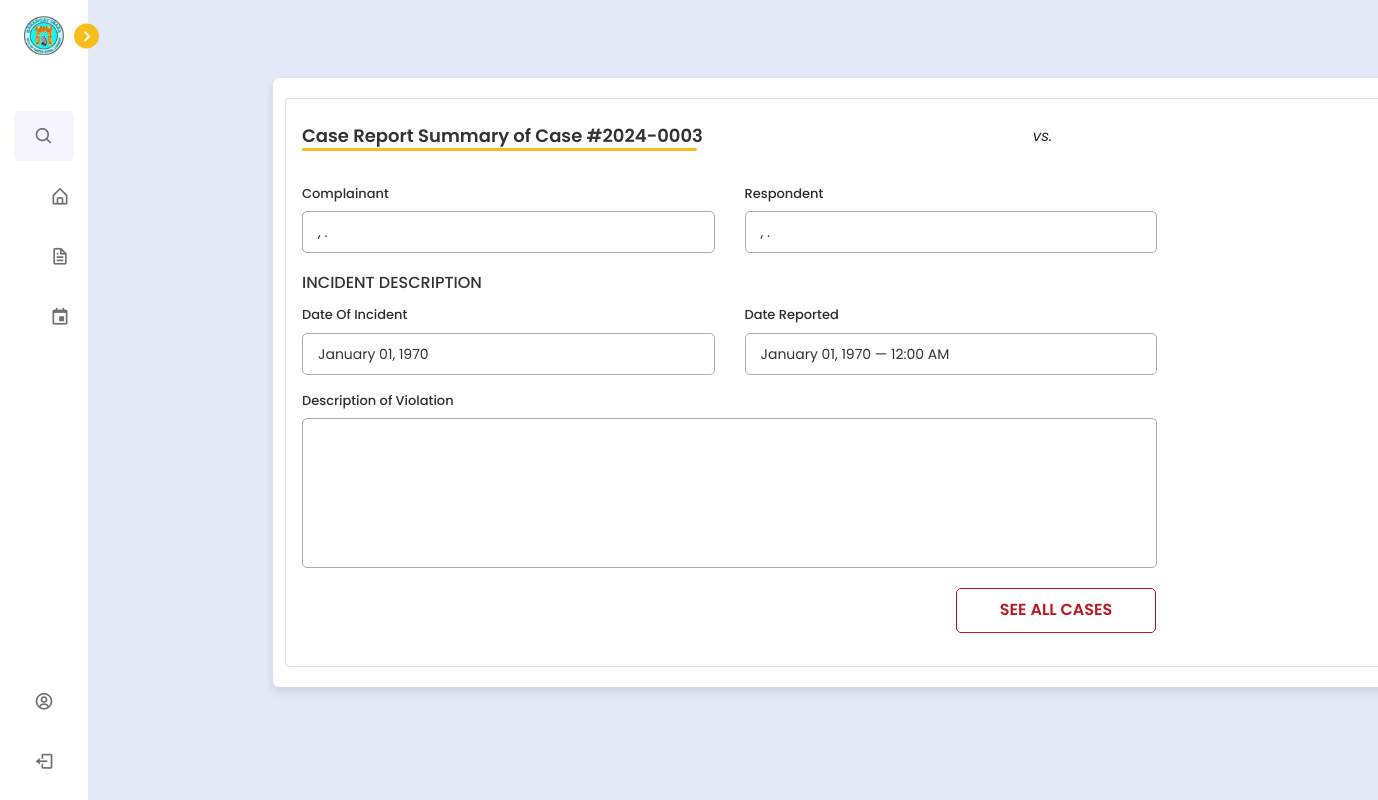
The page /barangay/lupon/casereport_.php?incident_case_number=2024-0003-05 (signed in) on the database as committed earlier.
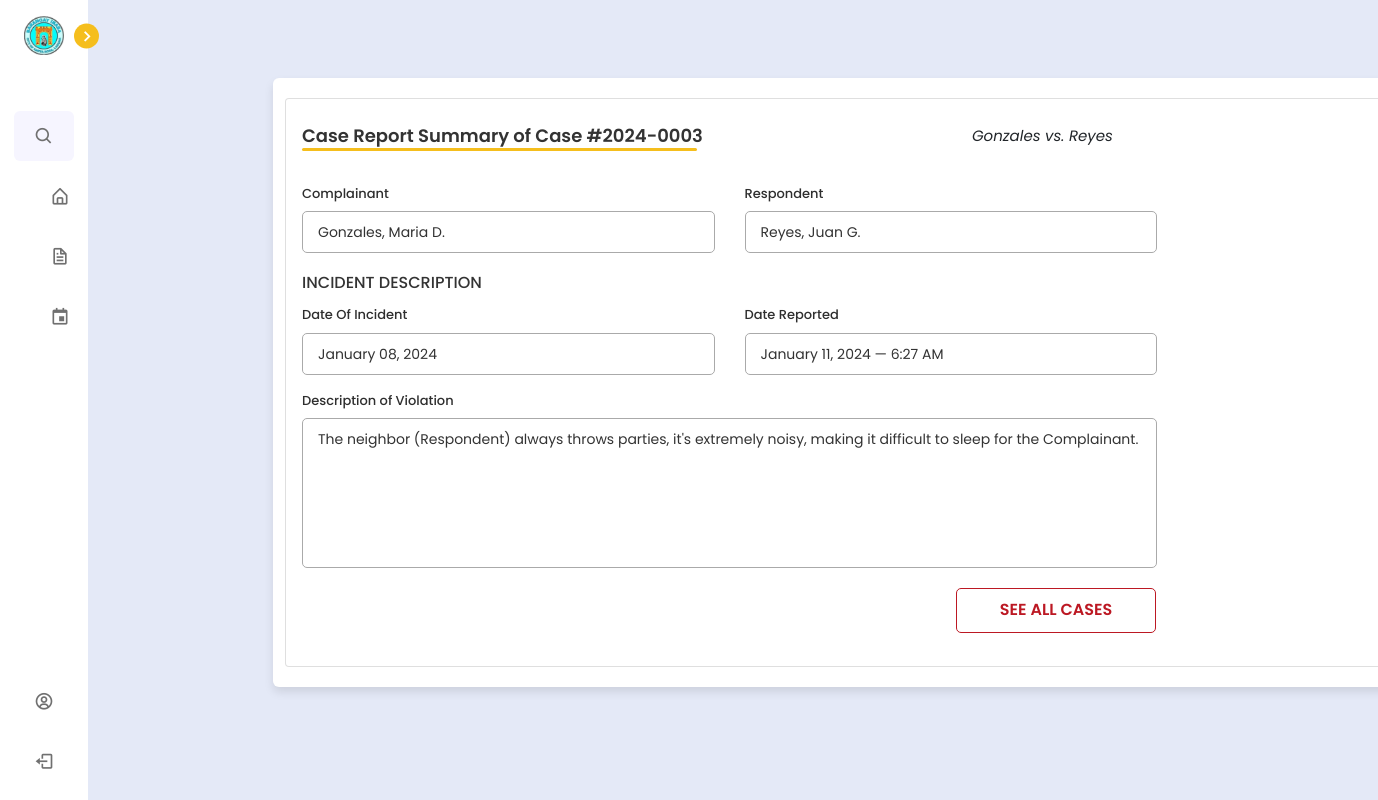
The same page on the database as committed later.
### tables this page shows
CREATE TABLE `incident_report` (
  `incident_id` int(11) NOT NULL,
  `complainant_last_name` varchar(255) NOT NULL,
  `complainant_first_name` varchar(255) NOT NULL,
  `complainant_middle_name` varchar(255) NOT NULL,
  `complainant_cellphone_number` varchar(20) NOT NULL,
  `complainant_house_address` varchar(255) NOT NULL,
  `respondent_last_name` varchar(255) NOT NULL,
  `respondent_first_name` varchar(255) NOT NULL,
  `respondent_middle_name` varchar(255) NOT NULL,
  `respondent_cellphone_number` varchar(20) NOT NULL,
  `respondent_house_address` varchar(255) NOT NULL,
  `incident_case_number` varchar(50) NOT NULL,
  `incident_case_type` varchar(100) NOT NULL,
  `incident_date` date NOT NULL,
  `description_of_violation` tinytext NOT NULL,
  `created_at` timestamp NOT NULL DEFAULT current_timestamp(),
  `submitter_first_name` varchar(50) DEFAULT NULL,
  `submitter_last_name` varchar(50) DEFAULT NULL,
  `lupon_id` int(11) DEFAULT NULL,
  `pb_id` int(11) NOT NULL,
  `other_incident_case_type` varchar(255) DEFAULT NULL,
  `attachment` blob DEFAULT NULL
);

### barangay/lupon/casereport_.php (the view, shortened to what the changed rows need)
<?php
include '../../config.php';
?>
<!DOCTYPE html>
<html lang="en">
<head>
    <link rel="stylesheet" href="../../css/incidentform.css">
    <link href='https://unpkg.com/boxicons@2.1.1/css/boxicons.min.css' rel='stylesheet'>
    <link rel="stylesheet" href="https://unicons.iconscout.com/release/v4.0.0/css/line.css">
    <link rel="stylesheet" href="https://cdnjs.cloudflare.com/ajax/libs/font-awesome/6.2.0/css/all.min.css"/>
    <link rel="stylesheet" href="bootstrap/bootstrap-5.0.2-dist/css/bootstrap.min.css">
</head>
<body>
    <section class="home">
        <div class="container">
        <?php
        $incident_case_number = $_GET['incident_case_number'];
        $select = mysqli_query($conn, "SELECT * FROM `incident_report` WHERE incident_case_number = '$incident_case_number'") or die('query failed');
        $fetch_cases = mysqli_fetch_assoc($select);
        ?>
        <div class="card">
            <div class="card-body">
                <div class="d-flex justify-content-between align-items-center mb-3">
                <header class="card-title" style="font-size: 18px;">Case Report Summary of Case #<?php echo htmlspecialchars(substr($incident_case_number, 0, 9)); ?></header>
                    <p style="font-size: 15px; font-style: italic; margin-top: 10px;"><?php echo $fetch_cases['complainant_last_name'] ?> vs. <?php echo $fetch_cases['respondent_last_name'] ?></p>
                </div>
            <form action="#">
                <div class="form first" style="width: 855px;">
                    <div class="details personal">
                        <div class="fields">
                            <div class="input-field-1">
                                <div class="text-box">
                                    <p style="padding: 10px 0"><?php echo $fetch_cases['complainant_last_name'] ?>, <?php echo $fetch_cases['complainant_first_name'] ?> <?php echo substr($fetch_cases['complainant_middle_name'], 0, 1) ?>.</p></div>
                            </div>
                            <div class="input-field-1">
                                <div class="text-box">
                                    <p style="padding: 10px 0"><?php echo $fetch_cases['respondent_last_name'] ?>, <?php echo $fetch_cases['respondent_first_name'] ?> <?php echo substr($fetch_cases['respondent_middle_name'], 0, 1) ?>.</p></div>
                            </div>
                            <div class="input-field-1">
                                <div class="text-box">
                                    <p style="padding: 10px 0"><?php echo date('F d, Y', strtotime($fetch_cases['incident_date'])); ?></p></div>
                            </div>
                            <div class="input-field-1"">
                                <div class="text-box">
                                    <p style="padding: 10px 0"><?php echo date('F d, Y \— g:i A', strtotime($fetch_cases['created_at'])); ?></p></div>
                            </div>
                        </div>
                    </div>
                    <div class="details ID">
                        <div class="fields">
                            <div class="input-field" style="width: 100%;">
                                <label class="label">Description of Violation</label>
                                <div class="text-box" style="height: 150px; margin-top: 8px;">
                                    <p style="padding: 10px 0"><?php echo $fetch_cases['description_of_violation'] ?></p></div>
                            </div>
                        </div>
                    </div>
                </div>
                </form>
</div>
        </div>
    </section>
</body>
</html>

Rows that differ between the two databases and show on the page:
added incident_report: complainant_last_name "Gonzales", respondent_last_name "Reyes", complainant_first_name "Maria", complainant_middle_name "D", respondent_first_name "Juan", respondent_middle_name "G", incident_date "January 08, 2024", created_at "January 11, 2024 — 6:27 AM", description_of_violation "The neighbor (Respondent) always throws parties, it's extremely noisy, making it difficult to sleep for the Complainant."
Other text that changed with them:
date('F d, Y', strtotime($fetch_cases['incident_date'])): "January 01, 1970" → (not shown)
date('F d, Y \— g:i A', strtotime($fetch_cases['created_at'])): "January 01, 1970 — 12:00 AM" → (not shown)
